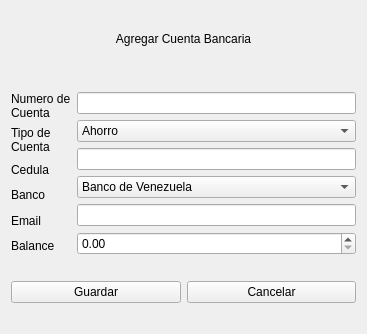
<?xml version="1.0" encoding="UTF-8"?>
<ui version="4.0">
 <class>add_cuenta_bancaria</class>
 <widget class="QWidget" name="add_cuenta_bancaria">
  <property name="geometry">
   <rect>
    <x>0</x>
    <y>0</y>
    <width>367</width>
    <height>334</height>
   </rect>
  </property>
  <property name="windowTitle">
   <string>Agregar Cuenta Bancaria</string>
  </property>
  <layout class="QVBoxLayout" name="verticalLayout_3">
   <item>
    <layout class="QGridLayout" name="gridLayout">
     <item row="0" column="0">
      <widget class="QLabel" name="label">
       <property name="text">
        <string>Agregar Cuenta Bancaria</string>
       </property>
       <property name="alignment">
        <set>Qt::AlignCenter</set>
       </property>
      </widget>
     </item>
     <item row="1" column="0">
      <spacer name="horizontalSpacer">
       <property name="orientation">
        <enum>Qt::Horizontal</enum>
       </property>
       <property name="sizeHint" stdset="0">
        <size>
         <width>40</width>
         <height>20</height>
        </size>
       </property>
      </spacer>
     </item>
     <item row="2" column="0">
      <layout class="QHBoxLayout" name="horizontalLayout">
       <item>
        <layout class="QVBoxLayout" name="verticalLayout_2">
         <item>
          <widget class="QLabel" name="label_numero_de_cuenta">
           <property name="text">
            <string>Numero de
Cuenta</string>
           </property>
          </widget>
         </item>
         <item>
          <widget class="QLabel" name="label_tipo_de_cuenta">
           <property name="text">
            <string>Tipo de
Cuenta</string>
           </property>
          </widget>
         </item>
         <item>
          <widget class="QLabel" name="label_cedula">
           <property name="text">
            <string>Cedula</string>
           </property>
          </widget>
         </item>
         <item>
          <widget class="QLabel" name="label_banco">
           <property name="text">
            <string>Banco</string>
           </property>
          </widget>
         </item>
         <item>
          <widget class="QLabel" name="label_email">
           <property name="text">
            <string>Email</string>
           </property>
          </widget>
         </item>
         <item>
          <widget class="QLabel" name="label_balance">
           <property name="text">
            <string>Balance</string>
           </property>
          </widget>
         </item>
        </layout>
       </item>
       <item>
        <layout class="QVBoxLayout" name="verticalLayout">
         <item>
          <widget class="QLineEdit" name="lineEdit_numeroCuenta">
           <property name="maxLength">
            <number>20</number>
           </property>
          </widget>
         </item>
         <item>
          <widget class="QComboBox" name="comboBox_tipoCuenta">
           <item>
            <property name="text">
             <string>Ahorro</string>
            </property>
           </item>
           <item>
            <property name="text">
             <string>Corriente</string>
            </property>
           </item>
          </widget>
         </item>
         <item>
          <widget class="QLineEdit" name="lineEdit_cedula">
           <property name="maxLength">
            <number>9</number>
           </property>
          </widget>
         </item>
         <item>
          <widget class="QComboBox" name="comboBox_banco">
           <item>
            <property name="text">
             <string>Banco de Venezuela</string>
            </property>
           </item>
           <item>
            <property name="text">
             <string>Banco Mercantil</string>
            </property>
           </item>
           <item>
            <property name="text">
             <string>Banco Banesco</string>
            </property>
           </item>
           <item>
            <property name="text">
             <string>B.O.D.</string>
            </property>
           </item>
           <item>
            <property name="text">
             <string>Banco del Tesoro</string>
            </property>
           </item>
           <item>
            <property name="text">
             <string>Banco Caribe</string>
            </property>
           </item>
           <item>
            <property name="text">
             <string>100% Banco</string>
            </property>
           </item>
           <item>
            <property name="text">
             <string>Banco DelSur</string>
            </property>
           </item>
           <item>
            <property name="text">
             <string>Banco FondoComun</string>
            </property>
           </item>
           <item>
            <property name="text">
             <string>Banco BIcentenario</string>
            </property>
           </item>
           <item>
            <property name="text">
             <string>Banco Exterior</string>
            </property>
           </item>
          </widget>
         </item>
         <item>
          <widget class="QLineEdit" name="lineEdit_email">
           <property name="maxLength">
            <number>20</number>
           </property>
          </widget>
         </item>
         <item>
          <widget class="QDoubleSpinBox" name="lineEdit_balance">
           <property name="maximum">
            <double>999999999.990000009536743</double>
           </property>
          </widget>
         </item>
        </layout>
       </item>
      </layout>
     </item>
     <item row="3" column="0">
      <spacer name="horizontalSpacer_5">
       <property name="orientation">
        <enum>Qt::Horizontal</enum>
       </property>
       <property name="sizeHint" stdset="0">
        <size>
         <width>40</width>
         <height>20</height>
        </size>
       </property>
      </spacer>
     </item>
     <item row="4" column="0">
      <layout class="QHBoxLayout" name="horizontalLayout_2">
       <item>
        <widget class="QPushButton" name="pushButton">
         <property name="text">
          <string>Guardar</string>
         </property>
        </widget>
       </item>
       <item>
        <widget class="QPushButton" name="pushButton_2">
         <property name="text">
          <string>Cancelar</string>
         </property>
        </widget>
       </item>
      </layout>
     </item>
     <item row="5" column="0">
      <spacer name="horizontalSpacer_4">
       <property name="orientation">
        <enum>Qt::Horizontal</enum>
       </property>
       <property name="sizeHint" stdset="0">
        <size>
         <width>40</width>
         <height>20</height>
        </size>
       </property>
      </spacer>
     </item>
    </layout>
   </item>
  </layout>
 </widget>
 <resources/>
 <connections/>
</ui>
